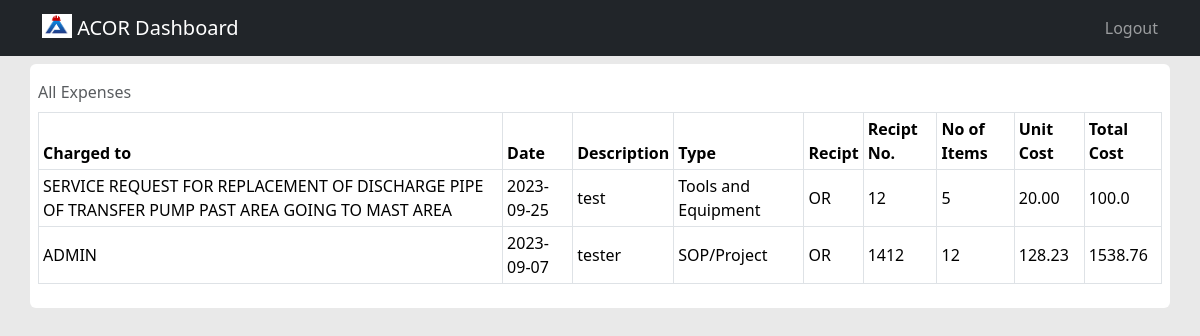
The page /expense (signed in) on the database its author committed.
### tables this page shows
CREATE TABLE expenses (
	id INTEGER NOT NULL, 
	project_id INTEGER NOT NULL, 
	date DATETIME NOT NULL, 
	description VARCHAR(200) NOT NULL, 
	type_id INTEGER NOT NULL, 
	recipt VARCHAR(5) NOT NULL, 
	recipt_no VARCHAR(20) NOT NULL, 
	no_items INTEGER NOT NULL, 
	unit_cost FLOAT NOT NULL, 
	total_cost FLOAT NOT NULL, 
	time_entered DATETIME NOT NULL, 
	PRIMARY KEY (id), 
	FOREIGN KEY(project_id) REFERENCES projects (id), 
	FOREIGN KEY(type_id) REFERENCES type (id)
);

CREATE TABLE projects (
	id INTEGER NOT NULL, 
	po INTEGER NOT NULL, 
	title TEXT NOT NULL, 
	amount FLOAT NOT NULL, 
	duration INTEGER NOT NULL, 
	status VARCHAR(20) NOT NULL, 
	start_date DATETIME, 
	end_date DATETIME, 
	PRIMARY KEY (id), 
	UNIQUE (po)
);

CREATE TABLE type (
	id INTEGER NOT NULL, 
	type VARCHAR(20) NOT NULL, 
	PRIMARY KEY (id)
);

### app.py (the view)
@app.route("/expense")
@login_required
def expense():
    with engine.connect() as conn:
        statement = text("SELECT title,date,description,type,recipt,recipt_no,no_items,unit_cost,total_cost FROM expenses JOIN projects ON expenses.project_id = projects.id JOIN type ON expenses.type_id = type.id")
        expenses = conn.execute(statement)
    return render_template("expense.html",expenses=expenses)

### helper.py (called while the page is built)
def login_required(f):
    @wraps(f)
    def decorated_function(*args, **kwargs):
        if session.get("username") is None:
            return redirect("/login")
        return f(*args, **kwargs)
    return decorated_function

### templates/expense.html (shortened to what this page needs)
{% extends "dashboard.html" %}
{% block main %}
    <table class="table table-hover table-bordered table-sm align-middle align-top caption-top">
        <caption>All Expenses</caption>
        <thead>
            <tr>
                <th scope="col">Charged to</th>
                <th scope="col">Date</th>
                <th scope="col">Description</th>
                <th scope="col">Type</th>
                <th scope="col">Recipt</th>
                <th scope="col">Recipt No.</th>
                <th scope="col">No of Items</th>
                <th scope="col">Unit Cost</th>
                <th scope="col">Total Cost</th>
            </tr>
        </thead>
        <tbody>
            {% if expenses %}
                {% for i in expenses %}
                    <tr>
                        <td>{{ i.title }}</td>
                        <td>{{ i.date.split()[0] }}</td>
                        <td>{{ i.description }}</td>
                        <td>{{ i.type }}</td>
                        <td>{{ i.recipt }}</td>
                        <td>{{ i.recipt_no }}</td>
                        <td>{{ i.no_items }}</td>
                        <td>{{ '{:,.2f}'.format(i.unit_cost) }}</td>
                        <td>{{ i.total_cost }}</td>
                    </tr>
                {% endfor %}
            {% endif %}
        </tbody>
    </table>
{% endblock %}

### static/style.css (style rules this page uses)
body { background-color: #e9e9e9; }

### rows shown on the page
expenses: title "SERVICE REQUEST FOR REPLACEMENT OF DISCHARGE PIPE OF TRANSFER PUMP PAST AREA GOING TO MAST AREA", date "2023-09-25", description "test", type "Tools and Equipment", recipt "OR", recipt_no "12", no_items "5", unit_cost "20.00", total_cost "100.0"
expenses: title "ADMIN", date "2023-09-07", description "tester", type "SOP/Project", recipt "OR", recipt_no "1412", no_items "12", unit_cost "128.23", total_cost "1538.76"
